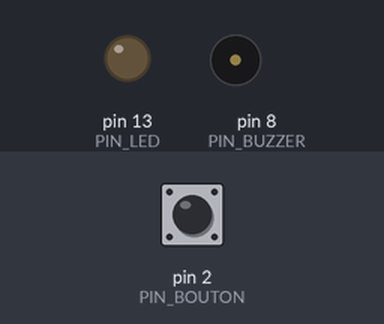
Recording of a sketch running on a simulated Arduino Uno, built with avr-gcc and run on an emulated ATmega328P. Shown: output pins drawn as LEDs (lit = HIGH), buzzer (waves = sounding). The test bench sets the inputs (shaded band); at power-on: pin 2 (PIN_BOUTON) HIGH.

Above: at 1.2 s.
1.3 s: pin 2 (PIN_BOUTON) pulled LOW for 1 s
At 1.5 s:
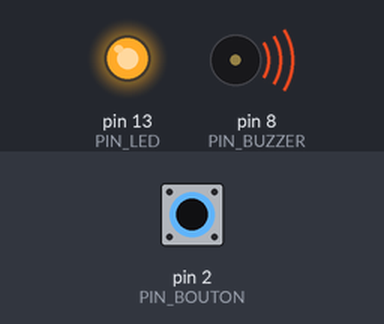
4.3 s: pin 2 (PIN_BOUTON) pulled LOW for 3.2 s
At 8.4 s:
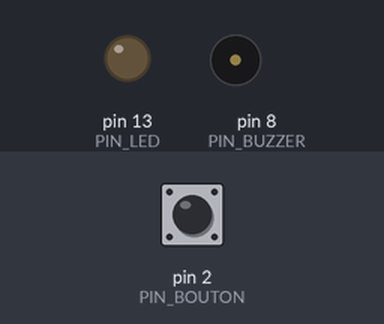
Timing chart, 0 to 9.9 s (numbered marks = the images above; inputs shaded):
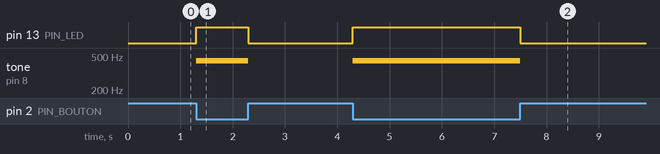

Measured:
- after the input at 1.3 s, pin 13 (PIN_LED): LOW → HIGH at once, → LOW 1.0 s later; tone on pin 8 (PIN_BUZZER): silent → 440 Hz at once, → silent 1.0 s later
- after the input at 4.3 s, pin 13 (PIN_LED): LOW → HIGH at once, → LOW 3.2 s later; tone on pin 8 (PIN_BUZZER): silent → 440 Hz at once, → silent 3.2 s later

The sketch:

EmetteurMorseSonore.ino
```cpp
// Ce programme code un emetteur morse sonore
// Le buzzer joue lorsqu'on appuie sur le bouton

int PIN_BOUTON = 2;
int PIN_BUZZER = 8;
int PIN_LED = 13;
int LA = 440;
int DUREE = 200; // 0,5 seconde

void setup() {
  pinMode(PIN_BOUTON, INPUT_PULLUP);
  pinMode(PIN_LED, OUTPUT);
}

void loop() {
  int etatBouton = digitalRead(PIN_BOUTON);
  digitalWrite(PIN_LED, !etatBouton);
  if (etatBouton == LOW) {
    tone(PIN_BUZZER, LA, DUREE);
    delay(DUREE);
  }

}
```
